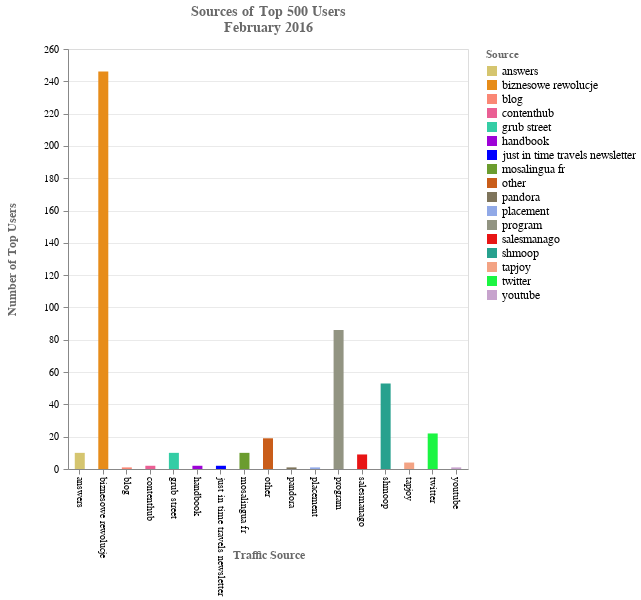

The code cell stored with this chart in its notebook:
### Code cell
# Sources of Top 500 Users(Without NA Source) - Bar Chart 
fig7 = alt.Chart(df_top_users_unq_wo_na).mark_bar(size=10).encode(
    x=alt.X('utmSource:O', axis = alt.Axis(title = 'Traffic Source',labelAngle=90)),
    y=alt.Y('count(utmSource):Q', axis = alt.Axis(title = 'Number of Top Users')),
    color = alt.Color("utmSource:O",legend=alt.Legend(title="Source"), scale=alt.Scale(range=["#d5c56f","#e78c19","#fa8775","#ea5f94","#34cda5","#9d02d7","#0000ff","#6b9c2e","#c95d1a","#7e745b","#91a9e7","#929482","#e81515","#27a18e","#f3a384","#1bf542","#c7a3cd"])),
    tooltip=[alt.Tooltip('utmSource', title = 'Source'),
             alt.Tooltip('count(utmSource):Q', title = 'Total Users')]
).properties(
    height= 420,
    width = 400 ,title=["Sources of Top 500 Users", "February 2016"]
)

chart_g = alt.layer(fig7
    ).configure_title(fontSize=14,font='Helvetica Sans', color='dimgrey', dy=-5
    ).configure_legend(labelFontSize=12, titleColor ='dimgray'
    ).configure_axisY(labelPadding=5, titleX=-50, labelFontSize=10,titleFontSize=12, titleColor = 'dimgray', titleFont = 'Helvetica Sans' 
    ).configure_axisX(grid=False,titleY=80,titleFontSize=12, labelFontSize=10, titleColor = 'dimgray', titleFont = 'Helvetica Sans'
    ).configure_axis(gridOpacity = 0.6
    )


chart_g

### Figure 1 — Vega-Lite specification as saved in the notebook (floating-point values rounded to 4 significant figures; data arrays with more than 128 entries replaced by an {"elided": "..."} marker saying what was removed)
{"config": {"view": {"continuousWidth": 400, "continuousHeight": 300}, "axis": {"gridOpacity": 0.6}, "axisX": {"grid": false, "labelFontSize": 10, "titleColor": "dimgray", "titleFont": "Helvetica Sans", "titleFontSize": 12, "titleY": 80}, "axisY": {"labelFontSize": 10, "labelPadding": 5, "titleColor": "dimgray", "titleFont": "Helvetica Sans", "titleFontSize": 12, "titleX": -50}, "legend": {"labelFontSize": 12, "titleColor": "dimgray"}, "title": {"color": "dimgrey", "dy": -5, "font": "Helvetica Sans", "fontSize": 14}}, "layer": [{"mark": {"type": "bar", "size": 10}, "encoding": {"color": {"type": "ordinal", "field": "utmSource", "legend": {"title": "Source"}, "scale": {"range": ["#d5c56f", "#e78c19", "#fa8775", "#ea5f94", "#34cda5", "#9d02d7", "#0000ff", "#6b9c2e", "#c95d1a", "#7e745b", "#91a9e7", "#929482", "#e81515", "#27a18e", "#f3a384", "#1bf542", "#c7a3cd"]}}, "tooltip": [{"type": "nominal", "field": "utmSource", "title": "Source"}, {"type": "quantitative", "aggregate": "count", "field": "utmSource", "title": "Total Users"}], "x": {"type": "ordinal", "axis": {"labelAngle": 90, "title": "Traffic Source"}, "field": "utmSource"}, "y": {"type": "quantitative", "aggregate": "count", "axis": {"title": "Number of Top Users"}, "field": "utmSource"}}, "height": 420, "title": ["Sources of Top 500 Users", "February 2016"], "width": 400}], "data": {"name": "data-3050537d7a60af39e06a3067e1564089"}, "$schema": "https://vega.github.io/schema/vega-lite/v4.0.0.json", "datasets": {"data-3050537d7a60af39e06a3067e1564089": {"elided": "479 records"}}}
